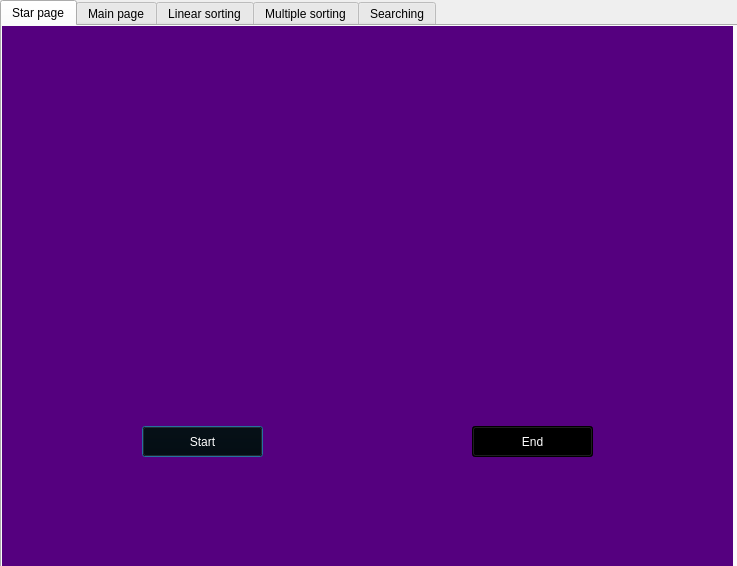
<?xml version="1.0" encoding="UTF-8"?>
<ui version="4.0">
 <class>Dialog</class>
 <widget class="QDialog" name="Dialog">
  <property name="geometry">
   <rect>
    <x>0</x>
    <y>0</y>
    <width>737</width>
    <height>566</height>
   </rect>
  </property>
  <property name="windowTitle">
   <string>Dialog</string>
  </property>
  <widget class="QTabWidget" name="tabWidget">
   <property name="geometry">
    <rect>
     <x>0</x>
     <y>0</y>
     <width>741</width>
     <height>571</height>
    </rect>
   </property>
   <property name="currentIndex">
    <number>0</number>
   </property>
   <widget class="QWidget" name="tab">
    <attribute name="title">
     <string>Star page</string>
    </attribute>
    <widget class="QLabel" name="label_15">
     <property name="geometry">
      <rect>
       <x>0</x>
       <y>0</y>
       <width>731</width>
       <height>541</height>
      </rect>
     </property>
     <property name="styleSheet">
      <string notr="true">image: url(:/newPrefix/2.png);
background-color: rgb(85, 0, 127);</string>
     </property>
     <property name="text">
      <string/>
     </property>
    </widget>
    <widget class="QPushButton" name="pushButton_10">
     <property name="geometry">
      <rect>
       <x>140</x>
       <y>400</y>
       <width>121</width>
       <height>31</height>
      </rect>
     </property>
     <property name="styleSheet">
      <string notr="true">font: 75 14pt &quot;Arial&quot;;
background-color: rgb(0, 0, 0);
color: rgb(255, 255, 255);</string>
     </property>
     <property name="text">
      <string>Start</string>
     </property>
    </widget>
    <widget class="QPushButton" name="pushButton_11">
     <property name="geometry">
      <rect>
       <x>470</x>
       <y>400</y>
       <width>121</width>
       <height>31</height>
      </rect>
     </property>
     <property name="styleSheet">
      <string notr="true">font: 75 14pt &quot;Arial&quot;;
background-color: rgb(0, 0, 0);
color: rgb(255, 255, 255);</string>
     </property>
     <property name="text">
      <string>End</string>
     </property>
    </widget>
   </widget>
   <widget class="QWidget" name="tab_2">
    <attribute name="title">
     <string>Main page</string>
    </attribute>
    <widget class="QFrame" name="frame_4">
     <property name="geometry">
      <rect>
       <x>0</x>
       <y>0</y>
       <width>741</width>
       <height>551</height>
      </rect>
     </property>
     <property name="styleSheet">
      <string notr="true">background-color: rgb(8, 143, 143);</string>
     </property>
     <property name="frameShape">
      <enum>QFrame::StyledPanel</enum>
     </property>
     <property name="frameShadow">
      <enum>QFrame::Raised</enum>
     </property>
     <widget class="QLabel" name="label_14">
      <property name="geometry">
       <rect>
        <x>60</x>
        <y>40</y>
        <width>131</width>
        <height>31</height>
       </rect>
      </property>
      <property name="styleSheet">
       <string notr="true">font: 75 italic 14pt &quot;Arial&quot;;</string>
      </property>
      <property name="text">
       <string>Progress Bar</string>
      </property>
     </widget>
     <widget class="QProgressBar" name="progressBar">
      <property name="geometry">
       <rect>
        <x>100</x>
        <y>80</y>
        <width>481</width>
        <height>23</height>
       </rect>
      </property>
      <property name="styleSheet">
       <string notr="true">color: rgb(0, 0, 0);
font: 75 italic 12pt &quot;Arial&quot;;
background-color: rgb(0, 0, 255);</string>
      </property>
      <property name="value">
       <number>24</number>
      </property>
     </widget>
     <widget class="QPushButton" name="pushButton_4">
      <property name="geometry">
       <rect>
        <x>190</x>
        <y>130</y>
        <width>75</width>
        <height>23</height>
       </rect>
      </property>
      <property name="styleSheet">
       <string notr="true">font: 75 italic 12pt &quot;Arial&quot;;
color: rgb(255, 255, 255);
background-color: rgb(255, 0, 0);</string>
      </property>
      <property name="text">
       <string>Pause</string>
      </property>
     </widget>
     <widget class="QPushButton" name="pushButton_5">
      <property name="geometry">
       <rect>
        <x>340</x>
        <y>130</y>
        <width>75</width>
        <height>23</height>
       </rect>
      </property>
      <property name="styleSheet">
       <string notr="true">color: rgb(255, 255, 255);
background-color: rgb(255, 0, 0);
font: 75 italic 12pt &quot;Arial&quot;;</string>
      </property>
      <property name="text">
       <string>Run</string>
      </property>
     </widget>
     <widget class="QPushButton" name="pushButton_6">
      <property name="geometry">
       <rect>
        <x>500</x>
        <y>130</y>
        <width>101</width>
        <height>23</height>
       </rect>
      </property>
      <property name="styleSheet">
       <string notr="true">font: 75 italic 12pt &quot;Arial&quot;;
color: rgb(255, 255, 255);
background-color: rgb(255, 0, 0);</string>
      </property>
      <property name="text">
       <string>Continue</string>
      </property>
     </widget>
     <widget class="QPushButton" name="pushButton_7">
      <property name="geometry">
       <rect>
        <x>150</x>
        <y>440</y>
        <width>111</width>
        <height>23</height>
       </rect>
      </property>
      <property name="styleSheet">
       <string notr="true">color: rgb(255, 255, 255);
background-color: rgb(255, 0, 0);
font: 75 italic 12pt &quot;Arial&quot;;</string>
      </property>
      <property name="text">
       <string>Linear Sort</string>
      </property>
     </widget>
     <widget class="QPushButton" name="pushButton_8">
      <property name="geometry">
       <rect>
        <x>310</x>
        <y>440</y>
        <width>121</width>
        <height>23</height>
       </rect>
      </property>
      <property name="styleSheet">
       <string notr="true">color: rgb(255, 255, 255);
background-color: rgb(255, 0, 0);
font: 75 italic 12pt &quot;Arial&quot;;</string>
      </property>
      <property name="text">
       <string>Multiple Sort</string>
      </property>
     </widget>
     <widget class="QPushButton" name="pushButton_9">
      <property name="geometry">
       <rect>
        <x>480</x>
        <y>440</y>
        <width>131</width>
        <height>23</height>
       </rect>
      </property>
      <property name="styleSheet">
       <string notr="true">color: rgb(255, 255, 255);
background-color: rgb(255, 0, 0);
font: 75 italic 12pt &quot;Arial&quot;;</string>
      </property>
      <property name="text">
       <string>Searching Sort</string>
      </property>
     </widget>
     <widget class="QTableWidget" name="tableWidget_2">
      <property name="geometry">
       <rect>
        <x>10</x>
        <y>180</y>
        <width>701</width>
        <height>231</height>
       </rect>
      </property>
      <property name="styleSheet">
       <string notr="true">font: 75 11pt &quot;Arial&quot;;</string>
      </property>
      <column>
       <property name="text">
        <string>New Column</string>
       </property>
      </column>
      <column>
       <property name="text">
        <string>Name</string>
       </property>
      </column>
      <column>
       <property name="text">
        <string>Current Price</string>
       </property>
      </column>
      <column>
       <property name="text">
        <string>Discoount</string>
       </property>
      </column>
      <column>
       <property name="text">
        <string>New Column</string>
       </property>
      </column>
      <column>
       <property name="text">
        <string>Ratting</string>
       </property>
      </column>
      <column>
       <property name="text">
        <string>Properties</string>
       </property>
      </column>
     </widget>
    </widget>
   </widget>
   <widget class="QWidget" name="tab_3">
    <attribute name="title">
     <string>Linear sorting</string>
    </attribute>
    <widget class="QFrame" name="frame">
     <property name="geometry">
      <rect>
       <x>0</x>
       <y>0</y>
       <width>741</width>
       <height>551</height>
      </rect>
     </property>
     <property name="styleSheet">
      <string notr="true">background-color: rgb(8, 143, 143);</string>
     </property>
     <property name="frameShape">
      <enum>QFrame::StyledPanel</enum>
     </property>
     <property name="frameShadow">
      <enum>QFrame::Raised</enum>
     </property>
     <widget class="QLabel" name="label">
      <property name="geometry">
       <rect>
        <x>196</x>
        <y>39</y>
        <width>141</width>
        <height>31</height>
       </rect>
      </property>
      <property name="styleSheet">
       <string notr="true">color: rgb(255, 255, 255);
font: 75 14pt &quot;Arial&quot;;</string>
      </property>
      <property name="text">
       <string>Linear Sorting</string>
      </property>
     </widget>
     <widget class="QLabel" name="label_2">
      <property name="geometry">
       <rect>
        <x>100</x>
        <y>100</y>
        <width>101</width>
        <height>16</height>
       </rect>
      </property>
      <property name="styleSheet">
       <string notr="true">font: 75 italic 14pt &quot;Arial&quot;;
color: rgb(255, 255, 255);</string>
      </property>
      <property name="text">
       <string>Attribute</string>
      </property>
     </widget>
     <widget class="QLabel" name="label_3">
      <property name="geometry">
       <rect>
        <x>100</x>
        <y>150</y>
        <width>101</width>
        <height>31</height>
       </rect>
      </property>
      <property name="styleSheet">
       <string notr="true">font: 75 italic 14pt &quot;Arial&quot;;
color: rgb(255, 255, 255);</string>
      </property>
      <property name="text">
       <string>Algorithm</string>
      </property>
     </widget>
     <widget class="QLabel" name="label_4">
      <property name="geometry">
       <rect>
        <x>100</x>
        <y>200</y>
        <width>71</width>
        <height>16</height>
       </rect>
      </property>
      <property name="styleSheet">
       <string notr="true">font: 75 italic 14pt &quot;Arial&quot;;
color: rgb(255, 255, 255);</string>
      </property>
      <property name="text">
       <string>Order</string>
      </property>
     </widget>
     <widget class="QPushButton" name="pushButton">
      <property name="geometry">
       <rect>
        <x>280</x>
        <y>280</y>
        <width>81</width>
        <height>23</height>
       </rect>
      </property>
      <property name="styleSheet">
       <string notr="true">color: rgb(255, 255, 255);
background-color: rgb(255, 0, 0);
font: 75 italic 14pt &quot;Arial&quot;;</string>
      </property>
      <property name="text">
       <string>Sort</string>
      </property>
     </widget>
     <widget class="QComboBox" name="comboBox">
      <property name="geometry">
       <rect>
        <x>250</x>
        <y>90</y>
        <width>191</width>
        <height>31</height>
       </rect>
      </property>
      <property name="styleSheet">
       <string notr="true">background-color: rgb(255, 255, 255);
color:rgb(8, 143, 143);
font: 75 14pt &quot;Arial&quot;;</string>
      </property>
      <item>
       <property name="text">
        <string>Name</string>
       </property>
      </item>
      <item>
       <property name="text">
        <string>Earlier price</string>
       </property>
      </item>
      <item>
       <property name="text">
        <string>Past price</string>
       </property>
      </item>
      <item>
       <property name="text">
        <string>Discount</string>
       </property>
      </item>
      <item>
       <property name="text">
        <string>Ratting</string>
       </property>
      </item>
      <item>
       <property name="text">
        <string>No. of people</string>
       </property>
      </item>
      <item>
       <property name="text">
        <string>Properties</string>
       </property>
      </item>
     </widget>
     <widget class="QRadioButton" name="radioButton">
      <property name="geometry">
       <rect>
        <x>250</x>
        <y>210</y>
        <width>121</width>
        <height>21</height>
       </rect>
      </property>
      <property name="styleSheet">
       <string notr="true">color: rgb(255, 255, 255);
font: 75 italic 14pt &quot;Arial&quot;;</string>
      </property>
      <property name="text">
       <string>Ascending</string>
      </property>
     </widget>
     <widget class="QRadioButton" name="radioButton_2">
      <property name="geometry">
       <rect>
        <x>390</x>
        <y>210</y>
        <width>131</width>
        <height>21</height>
       </rect>
      </property>
      <property name="styleSheet">
       <string notr="true">color: rgb(255, 255, 255);
font: 75 italic 14pt &quot;Arial&quot;;</string>
      </property>
      <property name="text">
       <string>Descending</string>
      </property>
     </widget>
     <widget class="QComboBox" name="comboBox_8">
      <property name="geometry">
       <rect>
        <x>250</x>
        <y>150</y>
        <width>191</width>
        <height>31</height>
       </rect>
      </property>
      <property name="styleSheet">
       <string notr="true">background-color: rgb(255, 255, 255);
color:rgb(8, 143, 143);
font: 75 14pt &quot;Arial&quot;;</string>
      </property>
      <item>
       <property name="text">
        <string>Insertion Sort</string>
       </property>
      </item>
      <item>
       <property name="text">
        <string>Merge Sort</string>
       </property>
      </item>
      <item>
       <property name="text">
        <string>Selection Sort</string>
       </property>
      </item>
      <item>
       <property name="text">
        <string>Bubble Sort</string>
       </property>
      </item>
      <item>
       <property name="text">
        <string>Quick Sort</string>
       </property>
      </item>
      <item>
       <property name="text">
        <string>Counting Sort</string>
       </property>
      </item>
      <item>
       <property name="text">
        <string>Radix Sort</string>
       </property>
      </item>
      <item>
       <property name="text">
        <string>Bucket Sort</string>
       </property>
      </item>
      <item>
       <property name="text">
        <string>Hybrid Sort</string>
       </property>
      </item>
      <item>
       <property name="text">
        <string>Heap Sort</string>
       </property>
      </item>
     </widget>
    </widget>
   </widget>
   <widget class="QWidget" name="tab_4">
    <attribute name="title">
     <string>Multiple sorting</string>
    </attribute>
    <widget class="QFrame" name="frame_2">
     <property name="geometry">
      <rect>
       <x>0</x>
       <y>0</y>
       <width>741</width>
       <height>551</height>
      </rect>
     </property>
     <property name="styleSheet">
      <string notr="true">background-color: rgb(8, 143, 143);</string>
     </property>
     <property name="frameShape">
      <enum>QFrame::StyledPanel</enum>
     </property>
     <property name="frameShadow">
      <enum>QFrame::Raised</enum>
     </property>
     <widget class="QLabel" name="label_5">
      <property name="geometry">
       <rect>
        <x>220</x>
        <y>30</y>
        <width>161</width>
        <height>41</height>
       </rect>
      </property>
      <property name="styleSheet">
       <string notr="true">color: rgb(255, 255, 255);
font: 75 14pt &quot;Arial&quot;;</string>
      </property>
      <property name="text">
       <string>Multiple Sorting</string>
      </property>
     </widget>
     <widget class="QLabel" name="label_6">
      <property name="geometry">
       <rect>
        <x>50</x>
        <y>100</y>
        <width>131</width>
        <height>21</height>
       </rect>
      </property>
      <property name="styleSheet">
       <string notr="true">font: 75 italic 14pt &quot;Arial&quot;;
color: rgb(255, 255, 255);</string>
      </property>
      <property name="text">
       <string>First Sort By</string>
      </property>
     </widget>
     <widget class="QLabel" name="label_7">
      <property name="geometry">
       <rect>
        <x>50</x>
        <y>140</y>
        <width>141</width>
        <height>21</height>
       </rect>
      </property>
      <property name="styleSheet">
       <string notr="true">font: 75 italic 14pt &quot;Arial&quot;;
color: rgb(255, 255, 255);</string>
      </property>
      <property name="text">
       <string>Second Sort By</string>
      </property>
     </widget>
     <widget class="QLabel" name="label_8">
      <property name="geometry">
       <rect>
        <x>50</x>
        <y>180</y>
        <width>141</width>
        <height>21</height>
       </rect>
      </property>
      <property name="styleSheet">
       <string notr="true">font: 75 italic 14pt &quot;Arial&quot;;
color: rgb(255, 255, 255);</string>
      </property>
      <property name="text">
       <string>Third Sort By</string>
      </property>
     </widget>
     <widget class="QLabel" name="label_9">
      <property name="geometry">
       <rect>
        <x>60</x>
        <y>230</y>
        <width>111</width>
        <height>21</height>
       </rect>
      </property>
      <property name="styleSheet">
       <string notr="true">font: 75 italic 14pt &quot;Arial&quot;;
color: rgb(255, 255, 255);</string>
      </property>
      <property name="text">
       <string>Algorithm</string>
      </property>
     </widget>
     <widget class="QLabel" name="label_10">
      <property name="geometry">
       <rect>
        <x>60</x>
        <y>280</y>
        <width>101</width>
        <height>21</height>
       </rect>
      </property>
      <property name="styleSheet">
       <string notr="true">font: 75 italic 14pt &quot;Arial&quot;;
color: rgb(255, 255, 255);</string>
      </property>
      <property name="text">
       <string>Order</string>
      </property>
     </widget>
     <widget class="QComboBox" name="comboBox_6">
      <property name="geometry">
       <rect>
        <x>280</x>
        <y>231</y>
        <width>191</width>
        <height>31</height>
       </rect>
      </property>
      <property name="styleSheet">
       <string notr="true">background-color: rgb(255, 255, 255);
color:rgb(8, 143, 143);
font: 75 14pt &quot;Arial&quot;;</string>
      </property>
      <item>
       <property name="text">
        <string>Insertion Sort</string>
       </property>
      </item>
      <item>
       <property name="text">
        <string>Merge Sort</string>
       </property>
      </item>
      <item>
       <property name="text">
        <string>Selection Sort</string>
       </property>
      </item>
      <item>
       <property name="text">
        <string>Bubble Sort</string>
       </property>
      </item>
      <item>
       <property name="text">
        <string>Quick Sort</string>
       </property>
      </item>
      <item>
       <property name="text">
        <string>Counting Sort</string>
       </property>
      </item>
      <item>
       <property name="text">
        <string>Radix Sort</string>
       </property>
      </item>
      <item>
       <property name="text">
        <string>Bucket Sort</string>
       </property>
      </item>
      <item>
       <property name="text">
        <string>Hybrid Sort</string>
       </property>
      </item>
      <item>
       <property name="text">
        <string>Heap Sort</string>
       </property>
      </item>
     </widget>
     <widget class="QRadioButton" name="radioButton_3">
      <property name="geometry">
       <rect>
        <x>280</x>
        <y>290</y>
        <width>121</width>
        <height>21</height>
       </rect>
      </property>
      <property name="styleSheet">
       <string notr="true">font: 75 italic 14pt &quot;Arial&quot;;
color: rgb(255, 255, 255);</string>
      </property>
      <property name="text">
       <string>Ascending</string>
      </property>
     </widget>
     <widget class="QRadioButton" name="radioButton_4">
      <property name="geometry">
       <rect>
        <x>410</x>
        <y>290</y>
        <width>131</width>
        <height>21</height>
       </rect>
      </property>
      <property name="styleSheet">
       <string notr="true">font: 75 italic 14pt &quot;Arial&quot;;
color: rgb(255, 255, 255);</string>
      </property>
      <property name="text">
       <string>Descending</string>
      </property>
     </widget>
     <widget class="QPushButton" name="pushButton_2">
      <property name="geometry">
       <rect>
        <x>290</x>
        <y>350</y>
        <width>101</width>
        <height>31</height>
       </rect>
      </property>
      <property name="styleSheet">
       <string notr="true">font: 75 italic 14pt &quot;Arial&quot;;
color: rgb(255, 255, 255);
background-color: rgb(255, 0, 0);</string>
      </property>
      <property name="text">
       <string>Sort</string>
      </property>
     </widget>
     <widget class="QComboBox" name="comboBox_3">
      <property name="geometry">
       <rect>
        <x>280</x>
        <y>90</y>
        <width>191</width>
        <height>31</height>
       </rect>
      </property>
      <property name="styleSheet">
       <string notr="true">background-color: rgb(255, 255, 255);
color:rgb(8, 143, 143);
font: 75 14pt &quot;Arial&quot;;</string>
      </property>
      <item>
       <property name="text">
        <string>Name</string>
       </property>
      </item>
      <item>
       <property name="text">
        <string>Earlier price</string>
       </property>
      </item>
      <item>
       <property name="text">
        <string>Past price</string>
       </property>
      </item>
      <item>
       <property name="text">
        <string>Discount</string>
       </property>
      </item>
      <item>
       <property name="text">
        <string>Ratting</string>
       </property>
      </item>
      <item>
       <property name="text">
        <string>No. of people</string>
       </property>
      </item>
      <item>
       <property name="text">
        <string>Properties</string>
       </property>
      </item>
     </widget>
     <widget class="QComboBox" name="comboBox_4">
      <property name="geometry">
       <rect>
        <x>280</x>
        <y>140</y>
        <width>191</width>
        <height>31</height>
       </rect>
      </property>
      <property name="styleSheet">
       <string notr="true">background-color: rgb(255, 255, 255);
color:rgb(8, 143, 143);
font: 75 14pt &quot;Arial&quot;;</string>
      </property>
      <item>
       <property name="text">
        <string>Name</string>
       </property>
      </item>
      <item>
       <property name="text">
        <string>Earlier price</string>
       </property>
      </item>
      <item>
       <property name="text">
        <string>Past price</string>
       </property>
      </item>
      <item>
       <property name="text">
        <string>Discount</string>
       </property>
      </item>
      <item>
       <property name="text">
        <string>Ratting</string>
       </property>
      </item>
      <item>
       <property name="text">
        <string>No. of people</string>
       </property>
      </item>
      <item>
       <property name="text">
        <string>Properties</string>
       </property>
      </item>
     </widget>
     <widget class="QComboBox" name="comboBox_5">
      <property name="geometry">
       <rect>
        <x>280</x>
        <y>180</y>
        <width>191</width>
        <height>31</height>
       </rect>
      </property>
      <property name="styleSheet">
       <string notr="true">background-color: rgb(255, 255, 255);
color:rgb(8, 143, 143);
font: 75 14pt &quot;Arial&quot;;</string>
      </property>
      <item>
       <property name="text">
        <string>Name</string>
       </property>
      </item>
      <item>
       <property name="text">
        <string>Earlier price</string>
       </property>
      </item>
      <item>
       <property name="text">
        <string>Past price</string>
       </property>
      </item>
      <item>
       <property name="text">
        <string>Discount</string>
       </property>
      </item>
      <item>
       <property name="text">
        <string>Ratting</string>
       </property>
      </item>
      <item>
       <property name="text">
        <string>No. of people</string>
       </property>
      </item>
      <item>
       <property name="text">
        <string>Properties</string>
       </property>
      </item>
     </widget>
    </widget>
   </widget>
   <widget class="QWidget" name="tab_5">
    <attribute name="title">
     <string>Searching</string>
    </attribute>
    <widget class="QFrame" name="frame_3">
     <property name="geometry">
      <rect>
       <x>0</x>
       <y>0</y>
       <width>741</width>
       <height>541</height>
      </rect>
     </property>
     <property name="styleSheet">
      <string notr="true">background-color: rgb(8, 143, 143);</string>
     </property>
     <property name="frameShape">
      <enum>QFrame::StyledPanel</enum>
     </property>
     <property name="frameShadow">
      <enum>QFrame::Raised</enum>
     </property>
     <widget class="QLabel" name="label_11">
      <property name="geometry">
       <rect>
        <x>80</x>
        <y>50</y>
        <width>141</width>
        <height>31</height>
       </rect>
      </property>
      <property name="styleSheet">
       <string notr="true">color: rgb(255, 255, 255);
font: 75 italic 14pt &quot;Arial&quot;;</string>
      </property>
      <property name="text">
       <string>Type of Search</string>
      </property>
     </widget>
     <widget class="QLabel" name="label_12">
      <property name="geometry">
       <rect>
        <x>80</x>
        <y>120</y>
        <width>131</width>
        <height>21</height>
       </rect>
      </property>
      <property name="styleSheet">
       <string notr="true">color: rgb(255, 255, 255);
font: 75 italic 14pt &quot;Arial&quot;;</string>
      </property>
      <property name="text">
       <string>Attribute</string>
      </property>
     </widget>
     <widget class="QLabel" name="label_13">
      <property name="geometry">
       <rect>
        <x>80</x>
        <y>170</y>
        <width>121</width>
        <height>31</height>
       </rect>
      </property>
      <property name="styleSheet">
       <string notr="true">color: rgb(255, 255, 255);
font: 75 italic 14pt &quot;Arial&quot;;</string>
      </property>
      <property name="text">
       <string>Enter Text</string>
      </property>
     </widget>
     <widget class="QPushButton" name="pushButton_3">
      <property name="geometry">
       <rect>
        <x>330</x>
        <y>220</y>
        <width>111</width>
        <height>31</height>
       </rect>
      </property>
      <property name="styleSheet">
       <string notr="true">font: 75 italic 14pt &quot;Arial&quot;;
color: rgb(255, 255, 255);
background-color: rgb(255, 0, 0);</string>
      </property>
      <property name="text">
       <string>Search</string>
      </property>
     </widget>
     <widget class="QRadioButton" name="radioButton_5">
      <property name="geometry">
       <rect>
        <x>280</x>
        <y>50</y>
        <width>121</width>
        <height>31</height>
       </rect>
      </property>
      <property name="styleSheet">
       <string notr="true">font: 75 italic 14pt &quot;Arial&quot;;
color: rgb(255, 255, 255);</string>
      </property>
      <property name="text">
       <string>Linear</string>
      </property>
     </widget>
     <widget class="QRadioButton" name="radioButton_6">
      <property name="geometry">
       <rect>
        <x>440</x>
        <y>50</y>
        <width>141</width>
        <height>31</height>
       </rect>
      </property>
      <property name="styleSheet">
       <string notr="true">font: 75 italic 14pt &quot;Arial&quot;;
color: rgb(255, 255, 255);</string>
      </property>
      <property name="text">
       <string>Binaray</string>
      </property>
     </widget>
     <widget class="QTableWidget" name="tableWidget">
      <property name="geometry">
       <rect>
        <x>20</x>
        <y>270</y>
        <width>701</width>
        <height>231</height>
       </rect>
      </property>
      <column>
       <property name="text">
        <string>New Column</string>
       </property>
      </column>
      <column>
       <property name="text">
        <string>Name</string>
       </property>
      </column>
      <column>
       <property name="text">
        <string>Current Price</string>
       </property>
      </column>
      <column>
       <property name="text">
        <string>Discoount</string>
       </property>
      </column>
      <column>
       <property name="text">
        <string>New Column</string>
       </property>
      </column>
      <column>
       <property name="text">
        <string>Ratting</string>
       </property>
      </column>
      <column>
       <property name="text">
        <string>prperties</string>
       </property>
      </column>
     </widget>
     <widget class="QComboBox" name="comboBox_7">
      <property name="geometry">
       <rect>
        <x>300</x>
        <y>120</y>
        <width>181</width>
        <height>31</height>
       </rect>
      </property>
      <property name="styleSheet">
       <string notr="true">background-color: rgb(255, 255, 255);
color:rgb(8, 143, 143);
font: 75 14pt &quot;Arial&quot;;</string>
      </property>
      <item>
       <property name="text">
        <string>Name</string>
       </property>
      </item>
      <item>
       <property name="text">
        <string>Earlier price</string>
       </property>
      </item>
      <item>
       <property name="text">
        <string>Past price</string>
       </property>
      </item>
      <item>
       <property name="text">
        <string>Discount</string>
       </property>
      </item>
      <item>
       <property name="text">
        <string>Ratting</string>
       </property>
      </item>
      <item>
       <property name="text">
        <string>No. of people</string>
       </property>
      </item>
      <item>
       <property name="text">
        <string>Properties</string>
       </property>
      </item>
     </widget>
     <widget class="QTextEdit" name="textEdit">
      <property name="geometry">
       <rect>
        <x>300</x>
        <y>160</y>
        <width>181</width>
        <height>41</height>
       </rect>
      </property>
      <property name="styleSheet">
       <string notr="true">background-color: rgb(255, 255, 255);
color: rgb(8, 143, 143);
font: 75 14pt &quot;Arial&quot;;</string>
      </property>
     </widget>
    </widget>
   </widget>
  </widget>
 </widget>
 <resources>
  <include location="source1.qrc"/>
 </resources>
 <connections/>
</ui>
